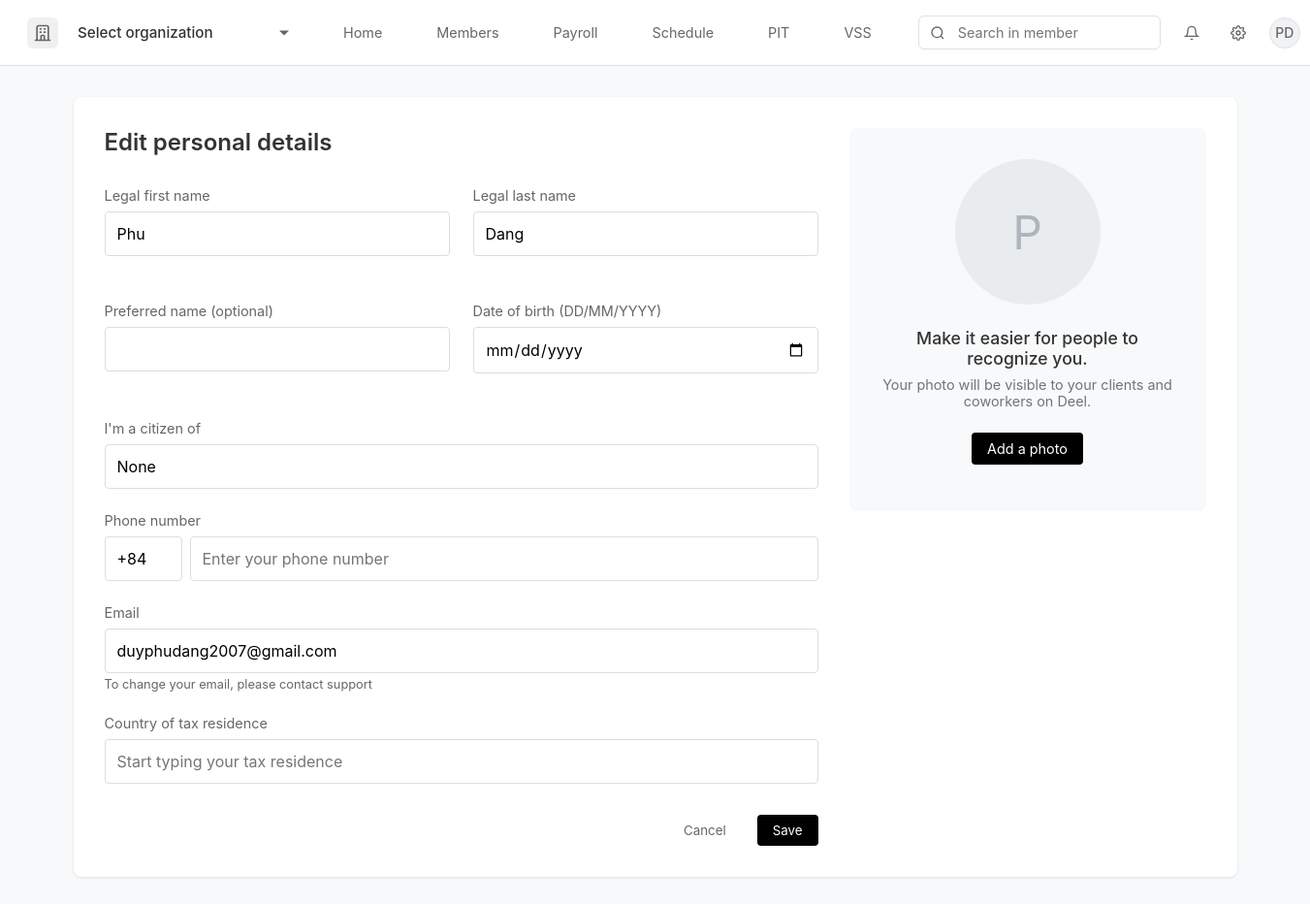
/profile/edit-personal-details (signed in), run on an earlier commit of the app's database.
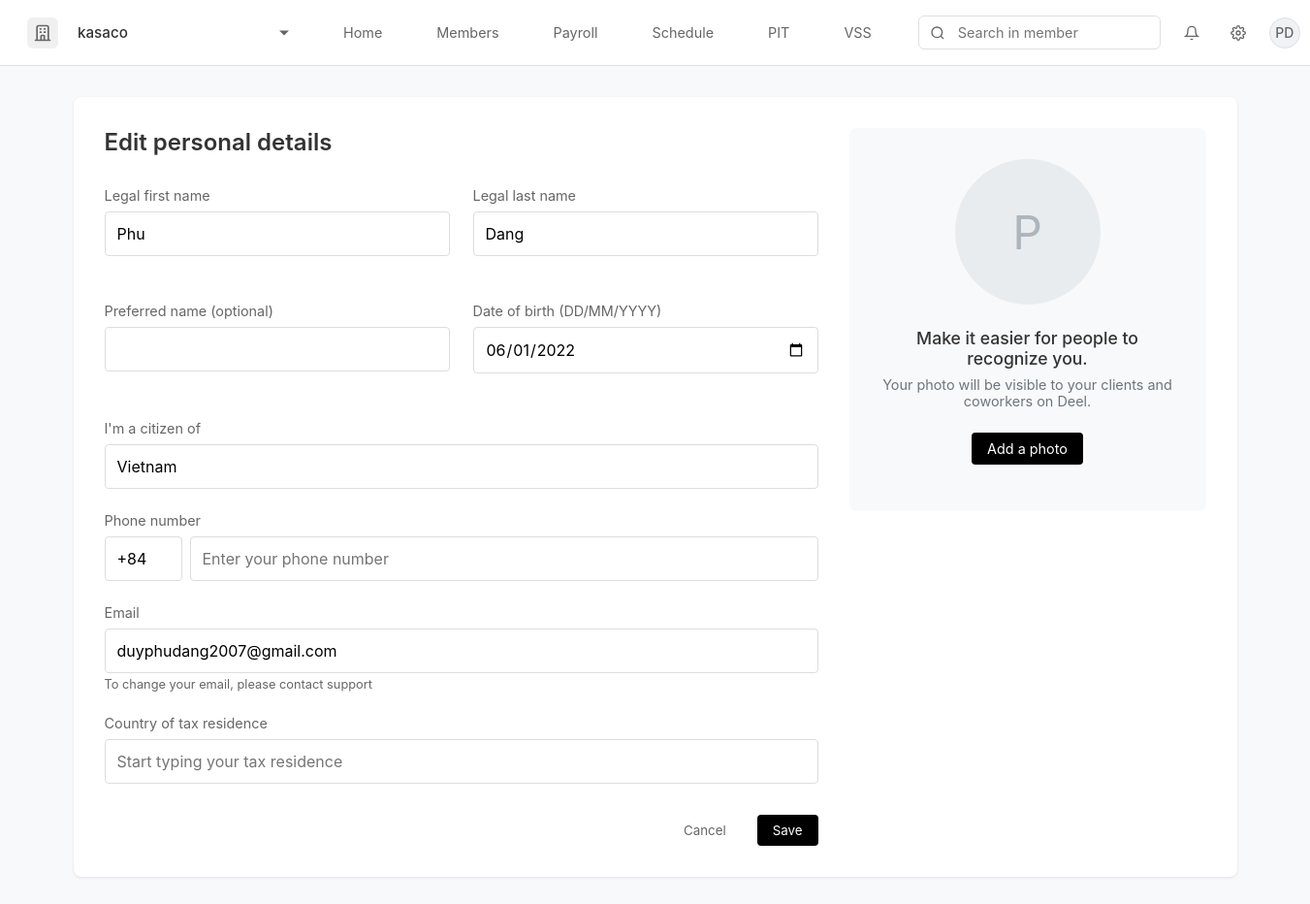
And on a later commit of the database.
### app.py (models this page shows, shortened)
class User(db.Model):
    id = db.Column(db.Integer, primary_key=True)
    email = db.Column(db.String(120), unique=True, nullable=False)
    password = db.Column(db.String(80), nullable=False)
    first_name = db.Column(db.String(80))
    last_name = db.Column(db.String(80))
    preferred_name = db.Column(db.String(80))
    date_of_birth = db.Column(db.String(20))
    citizenship = db.Column(db.String(80))
    phone = db.Column(db.String(20))
    tax_residence = db.Column(db.String(80))
    department = db.Column(db.String(80))
    job_title = db.Column(db.String(80))
    seniority_level = db.Column(db.String(80))
    created_at = db.Column(db.DateTime, default=datetime.utcnow)
    profile_completed = db.Column(db.Boolean, default=False)
    organization_id = db.Column(db.Integer, db.ForeignKey('organization.id'))
    organization = db.relationship('Organization')
    avatar_url = db.Column(db.String(255))
    reset_token = db.Column(db.String(100), unique=True)
    reset_token_expiry = db.Column(db.DateTime)

class Organization(db.Model):
    id = db.Column(db.Integer, primary_key=True)
    name = db.Column(db.String(120), nullable=False)
    industry = db.Column(db.String(80))
    size = db.Column(db.String(50))
    location = db.Column(db.String(120))
    logo_url = db.Column(db.String(255))
    created_at = db.Column(db.DateTime, default=datetime.utcnow)
    users = db.relationship('User', backref='org', lazy=True)

### app.py (the view)
@app.route('/profile/edit-personal-details')
def edit_personal_details():
    if 'user_id' not in session:
        return redirect('/login')
    user = User.query.get(session['user_id'])
    if not user:
        session.pop('user_id', None)
        return redirect('/login')
    return render_template('edit_personal_details.html', user=user)

### app.py (called while the page is built)
@app.context_processor
def inject_organization():
    if 'user_id' in session:
        user = User.query.get(session['user_id'])
        if user and user.organization_id:
            organization = Organization.query.get(user.organization_id)
            return {'organization': organization}
    return {'organization': None}

### templates/edit_personal_details.html (shortened to what this page needs)
{% extends "base.html" %}
{% block content %}
<div class="edit-details-container">
    <div class="details-section">
        <h2 class="edit-details-title">Edit personal details</h2>
        <form id="personalDetailsForm">
            <div class="form-row">
                <div class="form-group">
                    <label class="form-label">Legal first name</label>
                    <input type="text" class="form-input" id="firstName" value="{{ user.first_name }}">
                </div>
                <div class="form-group">
                    <label class="form-label">Legal last name</label>
                    <input type="text" class="form-input" id="lastName" value="{{ user.last_name }}">
                </div>
            </div>
            <div class="form-row">
                <div class="form-group">
                    <label class="form-label">Preferred name (optional)</label>
                    <input type="text" class="form-input" id="preferredName" value="{{ user.preferred_name or '' }}">
                </div>
                <div class="form-group">
                    <label class="form-label">Date of birth (DD/MM/YYYY)</label>
                    <input type="date" class="form-input" id="dateOfBirth" value="{{ user.date_of_birth }}">
                </div>
            </div>
            <div class="form-group">
                <label class="form-label">I'm a citizen of</label>
                <div class="dropdown-wrapper">
                    <input type="text" class="form-input" id="citizenship" value="{{ user.citizenship }}" placeholder="Start typing your citizenship">
                </div>
            </div>
            <div class="form-group">
                <label class="form-label">Phone number</label>
                <div class="phone-input-group">
                    <input type="text" class="form-input phone-prefix" value="+84" readonly>
                    <input type="text" class="form-input" id="phone" value="{{ user.phone or '' }}" placeholder="Enter your phone number" pattern="[0-9]*" inputmode="numeric">
                </div>
            </div>
            <div class="form-group">
                <label class="form-label">Email</label>
                <input type="email" class="form-input" value="{{ user.email }}" readonly>
                <div class="form-hint">To change your email, please contact support</div>
            </div>
            <div class="form-group">
                <label class="form-label">Country of tax residence</label>
                <div class="dropdown-wrapper">
                    <input type="text" class="form-input" id="taxResidence" value="{{ user.tax_residence or '' }}" placeholder="Start typing your tax residence">
                </div>
            </div>
            <div class="form-actions">
                <button type="button" class="btn-cancel" onclick="window.location.href='/profile/settings'">Cancel</button>
                <button type="submit" class="btn-save">Save</button>
            </div>
        </form>
    </div>
    <div class="avatar-section">
        <div class="avatar-preview" id="avatarPreview">
            {% if user.avatar_url %}
                <img src="{{ user.avatar_url }}" alt="Profile photo">
            {% else %}
                {{ user.first_name[0] if user.first_name else 'Q' }}
            {% endif %}
        </div>
        <h3 class="avatar-title">Make it easier for people to recognize you.</h3>
        <p class="avatar-description">Your photo will be visible to your clients and coworkers on Deel.</p>
        <form id="avatarForm" class="avatar-form {% if user.avatar_url %}hidden{% endif %}" enctype="multipart/form-data">
            <button type="button" class="btn-upload" onclick="document.getElementById('avatarInput').click()">
                Add a photo
            </button>
        </form>
    </div>
</div>
{% endblock %}

### templates/base.html (shortened to what this page needs)
<!DOCTYPE html>
<html lang="en">
<head>
    <link rel="stylesheet" href="https://cdn.jsdelivr.net/npm/flatpickr/dist/flatpickr.min.css">
</head>
<body>
    {% if not hide_navbar %}
    <nav class="navbar">
        <div class="company-section">
            <div class="company-logo">
                <svg xmlns="http://www.w3.org/2000/svg" fill="none" viewBox="0 0 24 24" stroke="currentColor">
                    <path stroke-linecap="round" stroke-linejoin="round" stroke-width="2" d="M19 21V5a2 2 0 00-2-2H7a2 2 0 00-2 2v16m14 0h2m-2 0h-5m-9 0H3m2 0h5M9 7h1m-1 4h1m4-4h1m-1 4h1m-5 10v-5a1 1 0 011-1h2a1 1 0 011 1v5m-4 0h4" />
                </svg>
            </div>
            <select class="company-select" onchange="if(this.value === 'add') window.location.href='/organization/setup';">
                <option value="{{ organization.id if organization else '' }}">{{ organization.name if organization else 'Select organization' }}</option>
            </select>
        </div>
        <div class="nav-links">
            <a href="/" class="nav-link {% if request.path == '/' %}active{% endif %}">Home</a>
            <a href="/members" class="nav-link {% if request.path == '/members' %}active{% endif %}">Members</a>
            <a href="#" class="nav-link {% if request.path == '/payroll' %}active{% endif %}">Payroll</a>
            <a href="#" class="nav-link {% if request.path == '/schedule' %}active{% endif %}">Schedule</a>
            <a href="#" class="nav-link {% if request.path == '/pit' %}active{% endif %}">PIT</a>
            <a href="#" class="nav-link {% if request.path == '/vss' %}active{% endif %}">VSS</a>
        </div>
        <div class="search-section">
            <div class="search-bar-wrapper">
                <div class="search-icon">
                    <svg viewBox="0 0 24 24" fill="none" stroke="currentColor" stroke-width="2">
                        <circle cx="11" cy="11" r="8"></circle>
                        <path d="M21 21l-4.35-4.35"></path>
                    </svg>
                </div>
                <input type="text" class="search-bar" placeholder="Search in member">
            </div>
            <div class="user-profile">
                <div class="notification-icon">
                    <svg viewBox="0 0 24 24" fill="none" stroke="currentColor" stroke-width="2">
                        <path d="M18 8A6 6 0 0 0 6 8c0 7-3 9-3 9h18s-3-2-3-9"></path>
                        <path d="M13.73 21a2 2 0 0 1-3.46 0"></path>
                    </svg>
                </div>
                <a href="/settings" class="settings-icon">
                </a>
                <div class="profile-pic" id="profileButton">
                    {% if user and user.avatar_url %}
                        <img src="{{ user.avatar_url }}" alt="Profile" style="width: 100%; height: 100%; object-fit: cover;">
                    {% else %}
                        <div class="avatar-initials">
                            {% if user %}
                                {% if user.preferred_name %}
                                    {{ user.preferred_name[0].upper() }}
                                {% elif user.first_name and user.last_name %}
                                    {{ (user.first_name[0] + user.last_name[0]).upper() }}
                                {% elif user.first_name %}
                                    {{ user.first_name[0].upper() }}
                                {% elif user.email %}
                                    {{ user.email[0].upper() }}
                                {% else %}
                                    U
                                {% endif %}
                            {% else %}
                                G
                            {% endif %}
                        </div>
                    {% endif %}
                </div>
            </div>
        </div>
    </nav>
    {% endif %}
    {% block content %}{% endblock %}
</body>
</html>

What changed in the data, as far as the page shows it:
added Organization: name "kasaco"
changed User "PD": date_of_birth (not shown) → "06/01/2022"; citizenship "None" → "Vietnam"
Also different on the page:
form field value: "Select organization" → (not shown)
